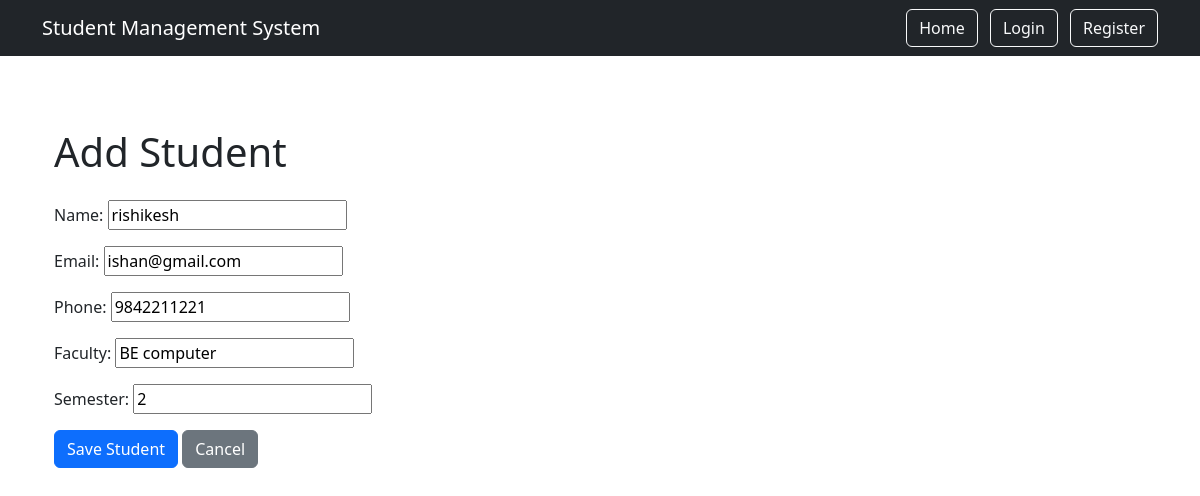
The page /5/edit/ on the database its author committed.
### students/models.py (models this page shows, shortened)
class Student(models.Model):
    name = models.CharField(max_length=100)
    email = models.EmailField()
    phone = models.CharField(max_length=15)
    faculty = models.CharField(max_length=100)
    semester = models.IntegerField()
    created_at = models.DateTimeField(auto_now_add=True)

### students/views.py (the view)
def student_update(request, student_id):
    student = get_object_or_404(
        Student,
        id=student_id
    )
    if request.method == "POST":
        form = StudentForm(
            request.POST,
            instance=student      #data k xa avnera tanera rakheko.
        )
        if form.is_valid():
            form.save()
            return redirect("students_lists")
    else:
        form = StudentForm(instance=student)
    return render(
        request,
        "students/student_form.html",
        {"form": form}
    )

### students/forms.py
class StudentForm(forms.ModelForm):
    class Meta:
        model = Student
        fields = [
            "name",
            "email",
            "phone",
            "faculty",
            "semester",
        ]

### templates/students/student_form.html (shortened to what this page needs)
{% extends "base.html" %}
{% block content %}
<div class="container mt-4">
    <h1 class="mb-4">Add Student</h1>
    <form method="POST">
        {{ form.as_p }}
        <button type="submit" class="btn btn-primary">
            Save Student
        </button>
        <a href="{% url 'students_lists' %}" class="btn btn-secondary">
            Cancel
        </a>
    </form>
</div>
{% endblock %}

### rows shown on the page
Student: name "rishikesh", email "ishan@gmail.com", phone "9842211221", faculty "BE computer", semester "2"
